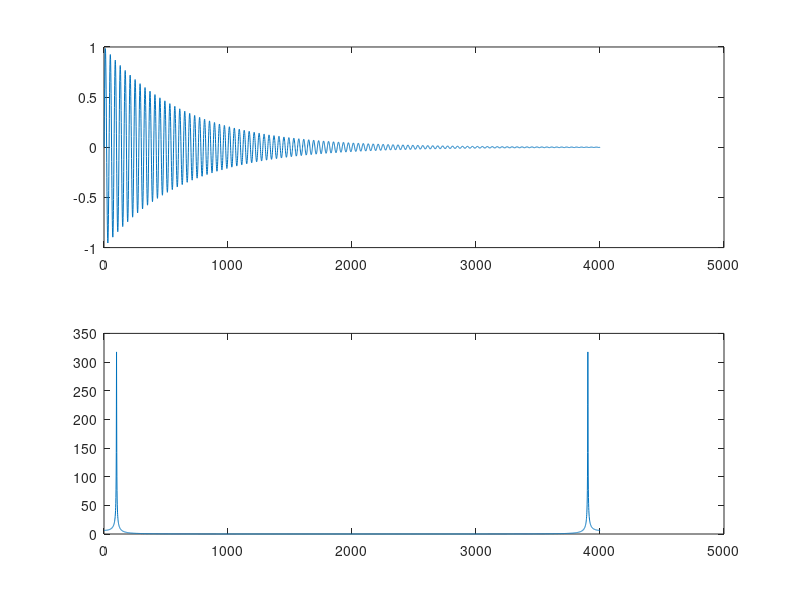
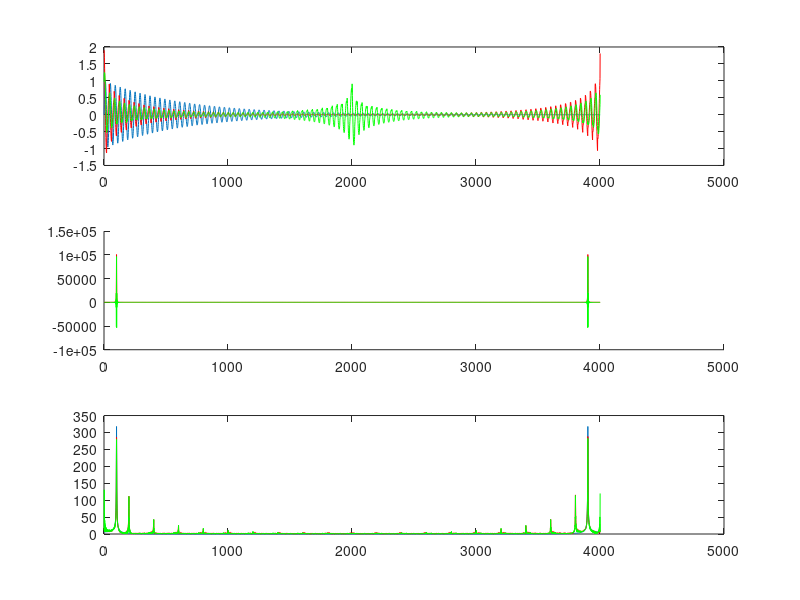

MATLAB code for these plots, in order:

Fs = 4000;
t = 0:1/Fs:1;

x = sin(2*pi*100*t).*exp(-2*pi*t);

Omega = unwrap(angle(x));

figure(1),
subplot(2,1,1),
plot(x),
subplot(2,1,2),
plot(abs(fft(x)));

PSDx1 = (abs(fft(x))).^2;

x_1 = ifft(sqrt(PSDx1)).*exp(j*2*pi*Omega);

PSDx2 = fft(xcorr(x,x,2000));

x_2 = ifft(sqrt(PSDx2)).*exp(j*2*pi*Omega);

figure(2),
subplot(3,1,1)
plot(x)
hold on
plot(real(x_1),'r')
plot(real(x_2),'g')

subplot(3,1,2)
hold on
plot(real(PSDx1),'r')
plot(real(PSDx2),'g')

subplot(3,1,3)
plot(abs(fft(x)))
hold on
plot(abs(fft(x_1)),'r');
plot(abs(fft(x_2)),'g');